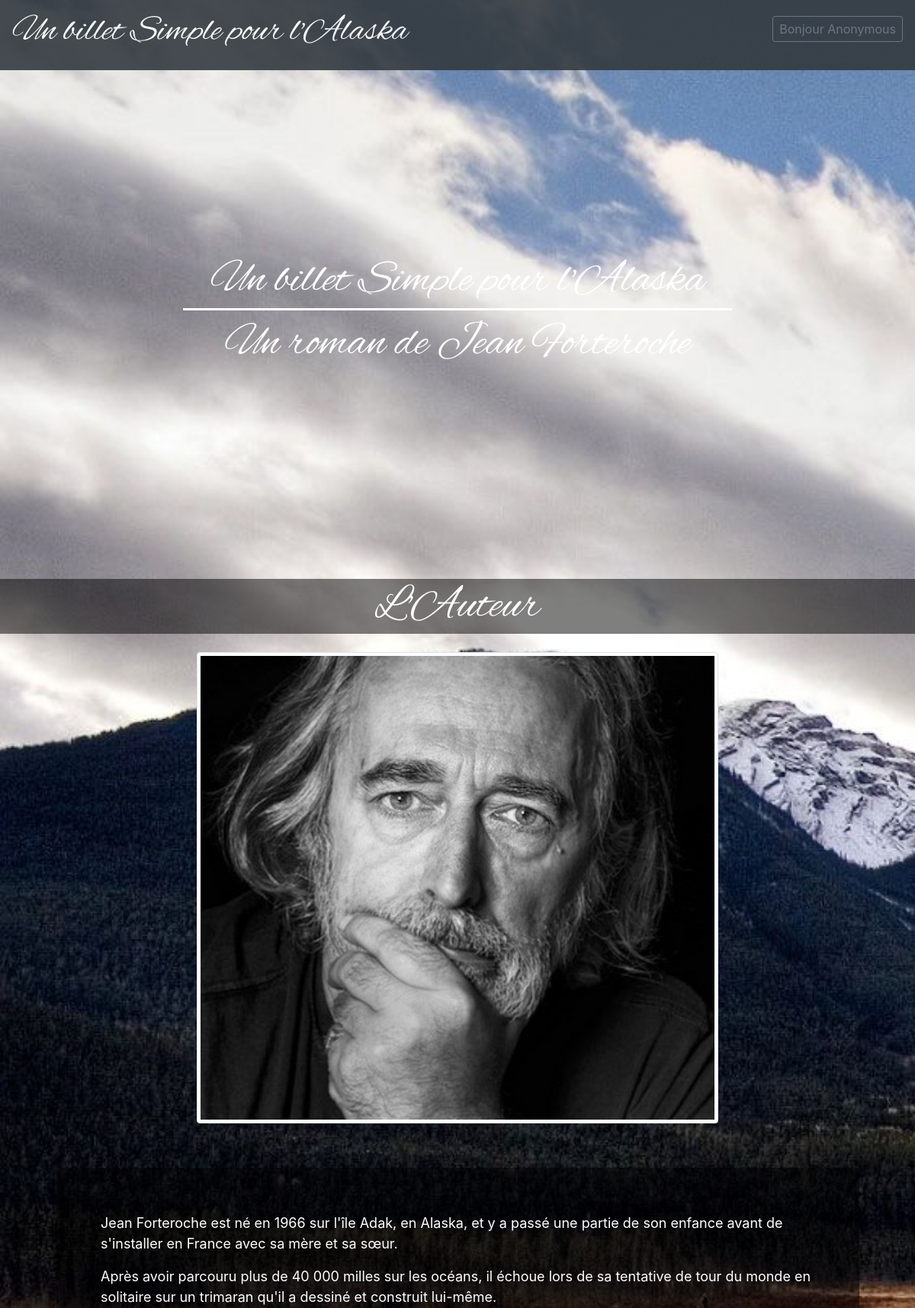
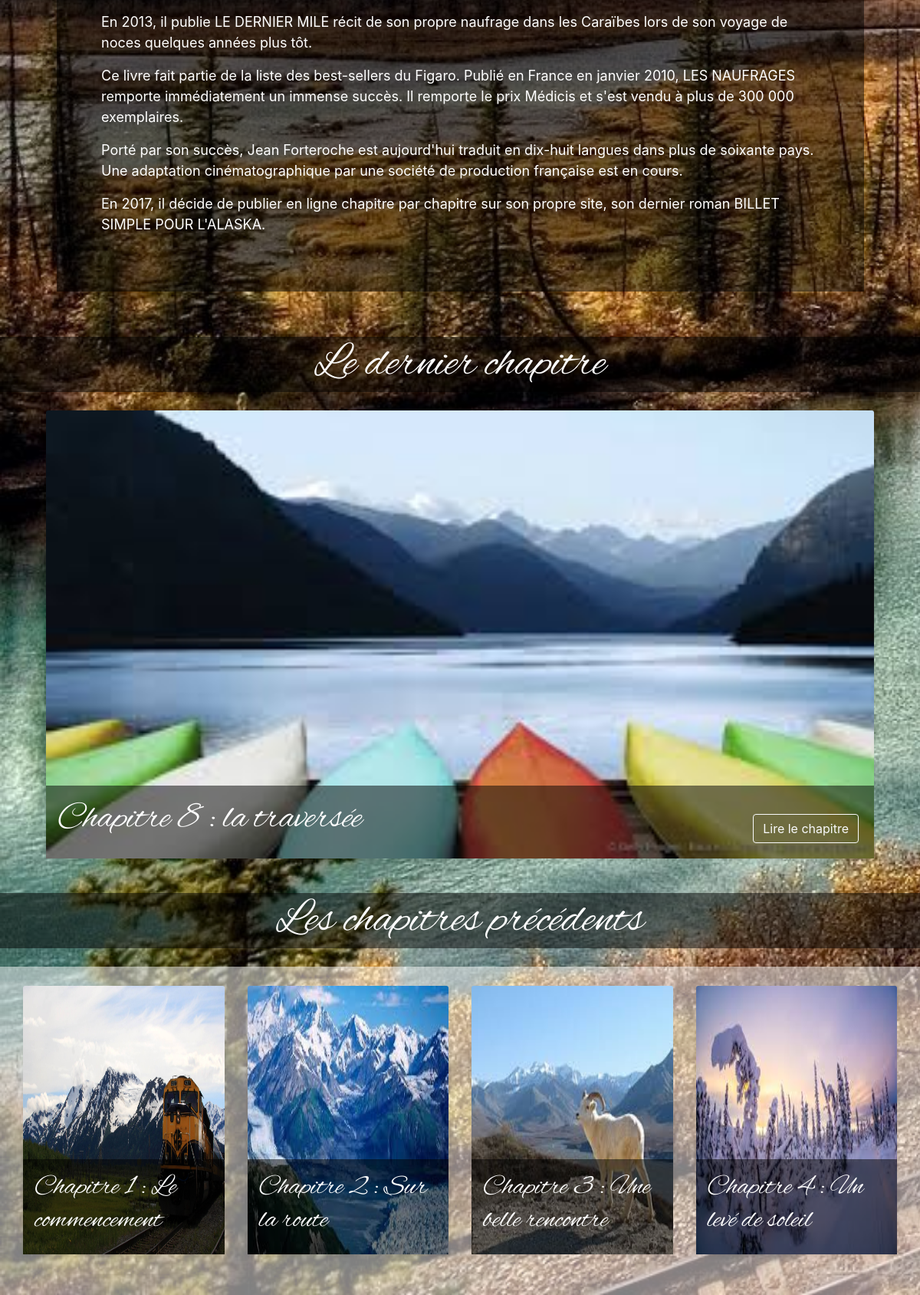
/ (signed in), run on the app's committed database (2 pictures, top to bottom).
### tables this page shows
CREATE TABLE `users` (
  `id_user` int(11) NOT NULL AUTO_INCREMENT,
  `firstName` varchar(128) NOT NULL DEFAULT '',
  `lastName` varchar(128) NOT NULL DEFAULT '',
  `email` varchar(118) NOT NULL DEFAULT '',
  `login` varchar(11) NOT NULL DEFAULT '',
  `password` varchar(11) NOT NULL DEFAULT '',
  `role` varchar(11) NOT NULL DEFAULT '',
  PRIMARY KEY (`id_user`)
);

CREATE TABLE `articles` (
  `id_article` int(11) NOT NULL AUTO_INCREMENT,
  `article` longtext,
  `title` text,
  `published` int(11) DEFAULT NULL,
  `img` int(11) DEFAULT NULL,
  PRIMARY KEY (`id_article`),
  KEY `id_article` (`id_article`),
  KEY `id_article_2` (`id_article`)
);

### models/User.php (called while the page is built, shortened)
<?php
class User
{
function verif_user($a)
  {
    include('connexion.php');
    $result= $bdd->query("SELECT * FROM users WHERE login='$a'");
    return $result;
  }
}
?>

### models/Article.php (called while the page is built, shortened)
<?php
class Article
{
      function read_articles_front()
      {
            include('connexion.php');
            $max = $bdd-> query("SELECT * FROM articles WHERE id_article = ( SELECT MAX(id_article) FROM articles WHERE published=1)");
            $data = $max->fetch();
            $def = $data['id_article'];
            $max = $def;
            $temp = $bdd-> query("SELECT * FROM  articles WHERE id_article='$max'");
            $temp=$temp->fetch();
            $temp=$temp['id_article'];
            $result = $bdd-> query("SELECT * FROM  articles where published=1 and id_article<>'$temp'  ORDER BY id_article ");
            return $result;
      }
}
?>

### controller/frontend/chapter/lastchapter.php (called while the page is built, shortened)
<?php
$lastarticle = new Article("","","","");
$listArticle = $lastarticle->read_articles_front();
?>

### controller/frontend/chapter/otherchapter.php (called while the page is built, shortened)
<?php
$lastarticle = new Article("","","","");
$listArticle = $lastarticle->read_articles_front();
?>

### views/frontend/otherChapter.php (the view)
<?php  include('./././controller/frontend/chapter/otherchapter.php')?>
<div class="scrolling-wrapper-flexbox">
      <?php while ($data2 = $listArticle->fetch())
      {?>
            <div class="col-12 col-sm-6 col-md-6 col-lg-4 col-xl-3 imgChap">
                  <a href="index.php?action=chapter&id_article=<?php echo $data2['id_article']?>">
                        <div class="card mb-4 shadow-sm">
                              <img class="card-img-top " data-src="holder.js/100px225?theme=thumb&amp;bg=55595c&amp;fg=eceeef&amp;text=Thumbnail" alt="Thumbnail [100%x225]" src="./images/article<?php echo $data2['img'] ?>.jpg" style="height: 350px; width: 100%; display: block;">
                              <div class="textChap textChap2">
                                    <h5 class="Title Sub"><?php echo $data2['title'] ?></h5>
                              </div>
                        </div>
                  </div>
            <?php } ?>
      </div>

### views/frontend/menu.php (shortened to what this page needs)
<nav class="navbar navbar-dark bg-dark sticky-top opacity">
      <a class="navbar-brand" href="index.php"> <h1 class="Title">Un billet Simple pour l'Alaska</h1></a>
      <ul>
            <?php
            if( $_SESSION['login']== NULL)
            {
                  ?>
                  <button type="button" class="btn btn-sm btn-outline-secondary" data-toggle="modal" data-target="#LoginForm">Se connecter</button>
                  <?php
            } else {
                  $user=new User("","","","",htmlentities(addslashes($_SESSION['login'])),htmlentities(addslashes($_SESSION['password'])),"");
                  $user=$user->verif_user(htmlentities(addslashes($_SESSION['login'])));
                  $user=$user->fetch();
                  if($user === false)
                  {
                        $_SESSION['login']= NULL;
                        $_SESSION['data_user']= NULL;
                        echo "<script> alert('login ou mot de passe eronné ou inexistant');</script>";
                        ?>
                        <button type="button" class="btn btn-sm btn-outline-secondary" data-toggle="modal" data-target="#LoginForm">Se connecter</button>
                        <?php
                  } else {
                        if($_SESSION['data_user']['role']=='admin')
                        {
                              ?> <a href="index.php?action=listArticle" id="connexion"class="btn btn-sm btn-outline-secondary"> Administration</a>
                              <?php
                        } else {
                              ?>
                              <button type="button" class="btn btn-sm btn-outline-secondary"id="connexion" > Bonjour <?php echo $user['firstName'] ?></button>
                              <?php
                        };
                  };
            };
            ?>
      </ul>
</nav>

### views/frontend/lastChapters.php
<?php include('./././controller/frontend/chapter/lastchapter.php') ?>
<div class="container-fluid">
      <div class="row pb-25" >
            <div class="col-md-12 imgChap">
                  <div class="card shadow-sm">
                        <img class="card-img-top" src="./images/article<?php echo $data['id_article'] ?>.jpg" data-holder-rendered="true" style="width: 100%; display: block;">
                  </div>
                  <div class="textChap">
                        <h5 class="Title"><?php echo $data['title'] ?></h5>
                  </div>
                  <a  class=" btn btn-outline-light more"href="index.php?action=chapter&id_article=<?php echo $data['id_article']?>">Lire le chapitre</a>
            </div>
      </div>
</div>

### css/perso.css (style rules this page uses)
html { height: 100%; margin:0px; }
.card { border-style:none; background-color: transparent; }
.scrolling-wrapper-flexbox { display: flex; flex-wrap: nowrap; overflow-x: auto; overflow-y:hidden; height: 100%; padding-bottom: 2.5%; }
body { background-size: cover; background-repeat: no-repeat; background-attachment: fixed; background-image: url(../images/bg.jpg); }
.imgChap { position:relative; }
.textChap { position:absolute; bottom: 0px; left: 15px; color: white; font-weight: lighter; background-color: rgba(0,0,0,0.5); width: calc(100% - 30px); padding:15px; }
.Title { font-family: 'Alex'; font-size:4vw; }
.more { position: absolute; bottom: 20px; right: 35px; }
.textChap2 { left: 0px; width:100%; }
.pb-25 { padding-bottom: 45px; }
.opacity { opacity: 0.9; }
.Sub { font-size: 3vw; }
.btn { font-size: 1rem; }
a { color: black; }

### data on the page
users: firstName "Anonymous"
articles: title "Chapitre 8 : la traversée"
articles: shows a picture, title "Chapitre 1 : Le commencement"
articles: shows a picture, title "Chapitre 2 : Sur la route"
articles: shows a picture, title "Chapitre 3 : Une belle rencontre"
articles: shows a picture, title "Chapitre 4 : Un levé de soleil"
